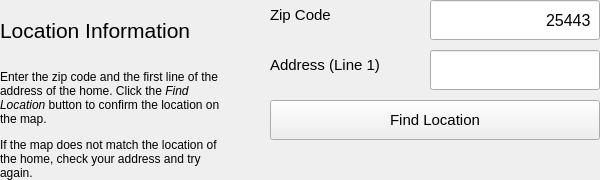
                 <widget class="QWidget" name="page_location">
                  <layout class="QHBoxLayout" name="layout_page_location" stretch="2,3">
                   <property name="spacing">
                    <number>50</number>
                   </property>
                   <property name="leftMargin">
                    <number>0</number>
                   </property>
                   <property name="topMargin">
                    <number>0</number>
                   </property>
                   <property name="rightMargin">
                    <number>0</number>
                   </property>
                   <property name="bottomMargin">
                    <number>0</number>
                   </property>
                   <item>
                    <layout class="QVBoxLayout" name="layout_location_labels" stretch="0,1">
                     <property name="spacing">
                      <number>10</number>
                     </property>
                     <item>
                      <widget class="QLabel" name="label_location_title">
                       <property name="minimumSize">
                        <size>
                         <width>0</width>
                         <height>60</height>
                        </size>
                       </property>
                       <property name="maximumSize">
                        <size>
                         <width>16777215</width>
                         <height>60</height>
                        </size>
                       </property>
                       <property name="font">
                        <font>
                         <pointsize>16</pointsize>
                        </font>
                       </property>
                       <property name="text">
                        <string>Location Information</string>
                       </property>
                       <property name="alignment">
                        <set>Qt::AlignmentFlag::AlignLeading|Qt::AlignmentFlag::AlignLeft|Qt::AlignmentFlag::AlignVCenter</set>
                       </property>
                      </widget>
                     </item>
                     <item>
                      <widget class="QLabel" name="label_location_desc">
                       <property name="font">
                        <font>
                         <pointsize>11</pointsize>
                        </font>
                       </property>
                       <property name="text">
                        <string>&lt;html&gt;&lt;head/&gt;&lt;body&gt;&lt;p&gt;&lt;span style=&quot; font-size:9pt;&quot;&gt;Enter the zip code and the first line of the address of the home. Click the &lt;/span&gt;&lt;span style=&quot; font-size:9pt; font-style:italic;&quot;&gt;Find Location&lt;/span&gt;&lt;span style=&quot; font-size:9pt;&quot;&gt; button to confirm the location on the map.&lt;/span&gt;&lt;/p&gt;&lt;p&gt;&lt;span style=&quot; font-size:9pt;&quot;&gt;If the map does not match the location of the home, check your address and try again.&lt;/span&gt;&lt;/p&gt;&lt;/body&gt;&lt;/html&gt;</string>
                       </property>
                       <property name="alignment">
                        <set>Qt::AlignmentFlag::AlignLeading|Qt::AlignmentFlag::AlignLeft|Qt::AlignmentFlag::AlignTop</set>
                       </property>
                       <property name="wordWrap">
                        <bool>true</bool>
                       </property>
                       <property name="margin">
                        <number>0</number>
                       </property>
                      </widget>
                     </item>
                    </layout>
                   </item>
                   <item>
                    <layout class="QFormLayout" name="layout_location_editors">
                     <property name="horizontalSpacing">
                      <number>50</number>
                     </property>
                     <property name="verticalSpacing">
                      <number>10</number>
                     </property>
                     <item row="0" column="0">
                      <widget class="QLabel" name="label_location_zip">
                       <property name="font">
                        <font>
                         <pointsize>11</pointsize>
                        </font>
                       </property>
                       <property name="text">
                        <string>&lt;html&gt;&lt;head/&gt;&lt;body&gt;&lt;p&gt;Zip Code&lt;/p&gt;&lt;/body&gt;&lt;/html&gt;</string>
                       </property>
                      </widget>
                     </item>
                     <item row="0" column="1">
                      <widget class="QLineEdit" name="editor_location_zip">
                       <property name="minimumSize">
                        <size>
                         <width>0</width>
                         <height>40</height>
                        </size>
                       </property>
                       <property name="maximumSize">
                        <size>
                         <width>16777215</width>
                         <height>40</height>
                        </size>
                       </property>
                       <property name="font">
                        <font>
                         <pointsize>12</pointsize>
                        </font>
                       </property>
                       <property name="styleSheet">
                        <string notr="true">padding: 5px;</string>
                       </property>
                       <property name="inputMask">
                        <string>9999D</string>
                       </property>
                       <property name="text">
                        <string>25443</string>
                       </property>
                       <property name="maxLength">
                        <number>5</number>
                       </property>
                       <property name="alignment">
                        <set>Qt::AlignmentFlag::AlignRight|Qt::AlignmentFlag::AlignTrailing|Qt::AlignmentFlag::AlignVCenter</set>
                       </property>
                      </widget>
                     </item>
                     <item row="1" column="0">
                      <widget class="QLabel" name="label_location_address">
                       <property name="font">
                        <font>
                         <pointsize>11</pointsize>
                        </font>
                       </property>
                       <property name="text">
                        <string>&lt;html&gt;&lt;head/&gt;&lt;body&gt;&lt;p&gt;Address (Line 1)&lt;/p&gt;&lt;/body&gt;&lt;/html&gt;</string>
                       </property>
                      </widget>
                     </item>
                     <item row="1" column="1">
                      <widget class="QLineEdit" name="editor_location_address">
                       <property name="minimumSize">
                        <size>
                         <width>0</width>
                         <height>40</height>
                        </size>
                       </property>
                       <property name="maximumSize">
                        <size>
                         <width>16777215</width>
                         <height>40</height>
                        </size>
                       </property>
                       <property name="font">
                        <font>
                         <pointsize>12</pointsize>
                        </font>
                       </property>
                       <property name="styleSheet">
                        <string notr="true">padding: 5px;</string>
                       </property>
                       <property name="alignment">
                        <set>Qt::AlignmentFlag::AlignRight|Qt::AlignmentFlag::AlignTrailing|Qt::AlignmentFlag::AlignVCenter</set>
                       </property>
                      </widget>
                     </item>
                     <item row="2" column="0" colspan="2">
                      <widget class="QPushButton" name="button_location_generate">
                       <property name="enabled">
                        <bool>true</bool>
                       </property>
                       <property name="minimumSize">
                        <size>
                         <width>120</width>
                         <height>40</height>
                        </size>
                       </property>
                       <property name="maximumSize">
                        <size>
                         <width>16777215</width>
                         <height>40</height>
                        </size>
                       </property>
                       <property name="font">
                        <font>
                         <pointsize>11</pointsize>
                        </font>
                       </property>
                       <property name="cursor">
                        <cursorShape>PointingHandCursor</cursorShape>
                       </property>
                       <property name="text">
                        <string>Find Location</string>
                       </property>
                      </widget>
                     </item>
                    </layout>
                   </item>
                  </layout>
                 </widget>
